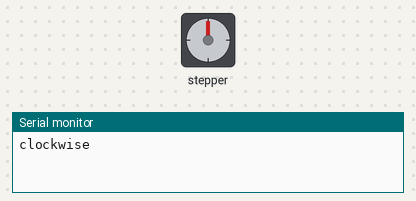
This sketch was run on a simulated Arduino Uno, built with avr-gcc and run on an emulated ATmega328P. Shown: stepper motor, the last lines printed to the serial monitor. Stepper angles assume 2048 steps per turn.

Above: at 0.05 s.
At 3.05 s:
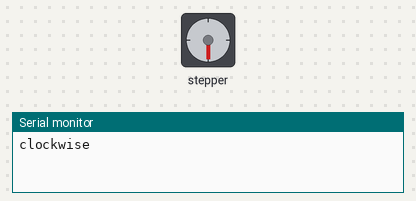
At 6.05 s:
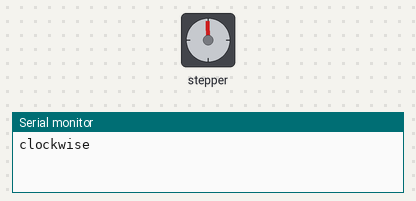
At 12.25 s:
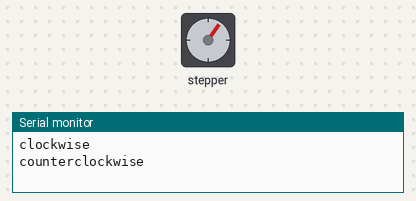
Timing chart, 0 to 17.0 s (numbered marks = the images above):
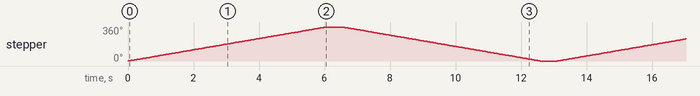

The sketch:

stepper.ino
```cpp
// stepper.ino: one revolution clockwise, then one counterclockwise
// 28BYJ-48 stepper on a ULN2003 board: IN1..IN4 to pins 8..11.

#include <Stepper.h>

const int STEPS_PER_REV = 2048;   // 28BYJ-48 in full-step mode, after its gearbox

// Note the order 8, 10, 9, 11: the library wants IN1, IN3, IN2, IN4.
Stepper motor(STEPS_PER_REV, 8, 10, 9, 11);

void setup() {
  motor.setSpeed(10);   // rpm; the 28BYJ-48 tops out around 15
  Serial.begin(9600);
}

void loop() {
  Serial.println("clockwise");
  motor.step(STEPS_PER_REV);     // blocks until the revolution is done
  delay(500);

  Serial.println("counterclockwise");
  motor.step(-STEPS_PER_REV);
  delay(500);
}
```

Measured:
- by itself, stepper: turns 360° clockwise in 6.0 s, then 360° counter-clockwise in 6.0 s, repeating every 13.1 s
